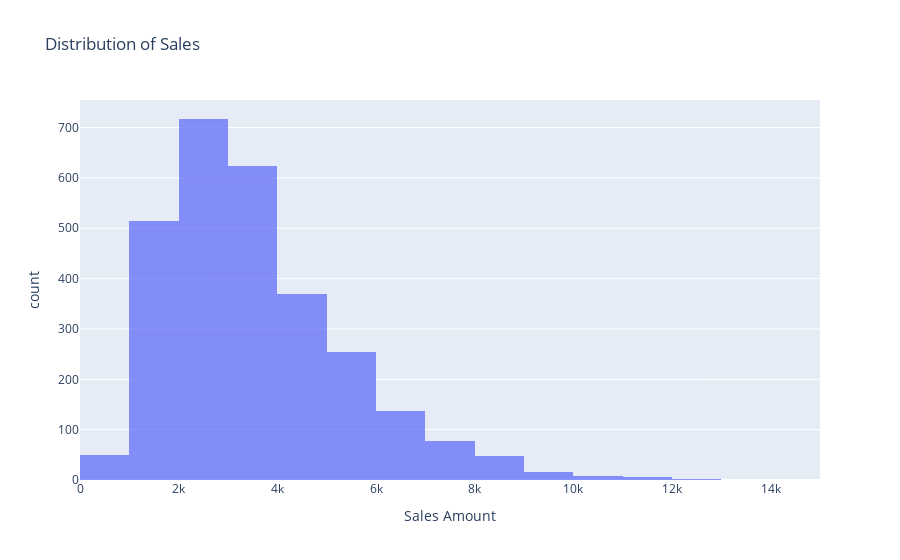

Notebook code for this chart:
### Code cell
import plotly.express as px

# Check if 'sales' column exists
if 'sales' in df.columns:
    # Plot histogram with Plotly
    fig = px.histogram(
        df,
        x='sales',
        nbins=20,  # Number of bins
        title="Distribution of Sales",
        labels={'sales': 'Sales Amount'},
    )

    # Add KDE (density curve)
    fig.update_traces(opacity=0.75)  # Adjust bar opacity for better view of KDE

    # Show the interactive plot
    fig.show()
else:
    print("Column 'sales' not found after standardization.")

### Figure 1 — Plotly figure (JSON) as saved in the notebook; plotly's stock layout.template omitted (floating-point values rounded to 4 significant figures; data arrays with more than 128 entries replaced by an {"elided": "..."} marker saying what was removed)
{"data": [{"alignmentgroup": "True", "bingroup": "x", "hovertemplate": "Sales Amount=%{x}<br>count=%{y}<extra></extra>", "legendgroup": "", "marker": {"color": "#636efa"}, "name": "", "nbinsx": 20, "offsetgroup": "", "opacity": 0.75, "orientation": "v", "showlegend": false, "type": "histogram", "x": {"elided": "2823 float values"}, "xaxis": "x", "yaxis": "y"}], "layout": {"barmode": "relative", "legend": {"tracegroupgap": 0}, "title": {"text": "Distribution of Sales"}, "xaxis": {"anchor": "y", "domain": [0, 1], "title": {"text": "Sales Amount"}}, "yaxis": {"anchor": "x", "domain": [0, 1], "title": {"text": "count"}}}}
